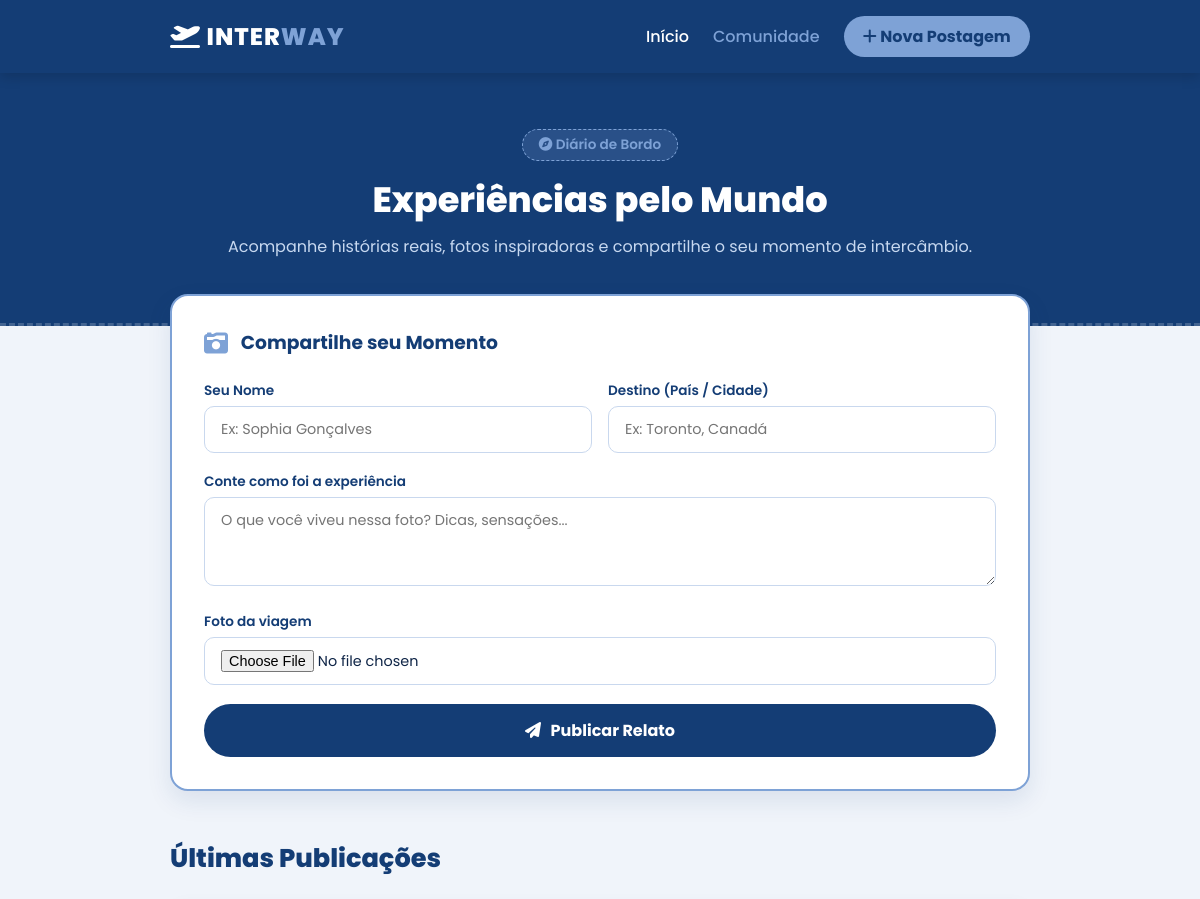
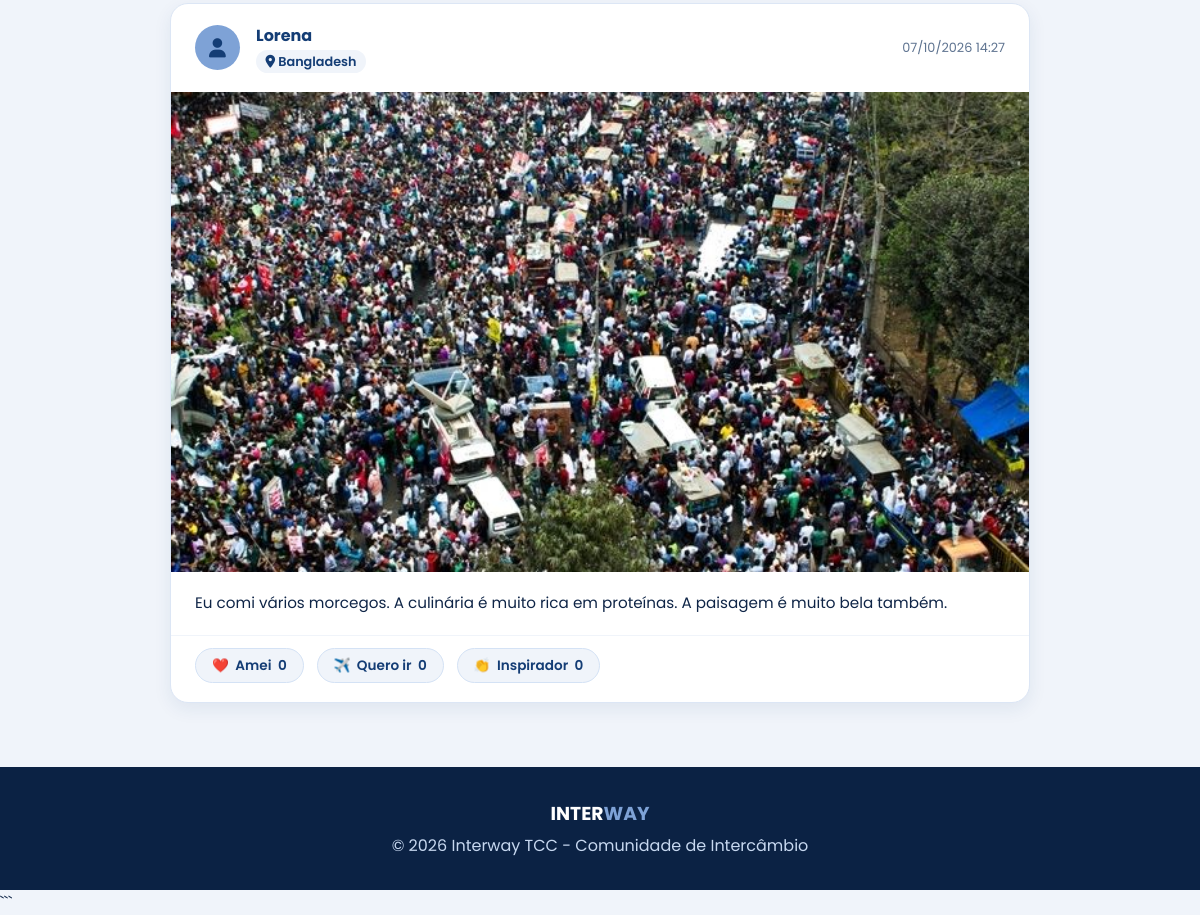
Page /frontend/blog.php on the committed database (2 pictures, top to bottom).
### tables this page shows
CREATE TABLE `publicacoes` (
  `id` int(11) NOT NULL,
  `autor` varchar(100) NOT NULL,
  `destino` varchar(150) NOT NULL,
  `legenda` text NOT NULL,
  `foto` varchar(255) DEFAULT NULL,
  `data_publicacao` timestamp NOT NULL DEFAULT current_timestamp()
);

### frontend/blog.php (the view, shortened to what this page needs)
<?php
require_once "../backend/conexao.php";
$sql = "SELECT *
        FROM publicacoes
        ORDER BY data_publicacao DESC";
$stmt = $pdo->query($sql);
$publicacoes = $stmt->fetchAll(PDO::FETCH_ASSOC);
?>
<!DOCTYPE html>
<html lang="pt-BR">
<head>
    <link
        rel="stylesheet"
        href="https://cdnjs.cloudflare.com/ajax/libs/font-awesome/6.4.0/css/all.min.css"
    >
</head>
<body>
<header class="header">
    <div class="container navbar">
        <a href="index.php" class="logo">
            <i class="fa-solid fa-plane-departure"></i>
            INTER<span>WAY</span>
        </a>
        <nav class="nav-menu">
            <a href="index.php">
                Início
            </a>
            <a href="blog.php" class="active">
                Comunidade
            </a>
            <a href="#criar-post" class="btn-nav">
                <i class="fa-solid fa-plus"></i>
                Nova Postagem
            </a>
        </nav>
    </div>
</header>
<section class="blog-banner">
    <div class="container">
        <span class="flight-badge">
            <i class="fa-solid fa-compass"></i>
            Diário de Bordo
        </span>
        <h1>
            Experiências pelo Mundo
        </h1>
        <p>
            Acompanhe histórias reais, fotos inspiradoras
            e compartilhe o seu momento de intercâmbio.
        </p>
    </div>
</section>
<main class="container blog-layout">
<section
    class="post-creator-card"
    id="criar-post"
>
    <div class="creator-header">
        <i class="fa-solid fa-camera-retro"></i>
        <h3>
            Compartilhe seu Momento
        </h3>
    </div>
    <form
        method="POST"
        enctype="multipart/form-data"
    >
        <div class="form-row">
            <div class="form-group">
                <label for="autor">
                    Seu Nome
                </label>
                <input
                    type="text"
                    id="autor"
                    name="autor"
                    placeholder="Ex: Sophia Gonçalves"
                    required
                >
            </div>
            <div class="form-group">
                <label for="destino">
                    Destino (País / Cidade)
                </label>
                <input
                    type="text"
                    id="destino"
                    name="destino"
                    placeholder="Ex: Toronto, Canadá"
                    required
                >
            </div>
        </div>
        <div class="form-group">
            <label for="legenda">
                Conte como foi a experiência
            </label>
            <textarea
                id="legenda"
                name="legenda"
                rows="3"
                placeholder="O que você viveu nessa foto? Dicas, sensações..."
                required
            ></textarea>
        </div>
        <div class="form-group">
            <label for="foto-input">
                Foto da viagem
            </label>
            <input
                type="file"
                id="foto-input"
                name="foto"
                accept="image/*"
                required
            >
        </div>
        <button
            type="submit"
            class="btn-postar"
        >
            <i class="fa-solid fa-paper-plane"></i>
            Publicar Relato
        </button>
    </form>
</section>
<section class="feed-section">
    <h2 class="feed-title">
        Últimas Publicações
    </h2>
    <div class="feed-list">
        <?php if (count($publicacoes) > 0): ?>
            <?php foreach ($publicacoes as $publicacao): ?>
                <article class="post-card">
                    <header class="post-header">
                        <div class="author-avatar">
                            <i class="fa-solid fa-user"></i>
                        </div>
                        <div class="author-info">
                            <h4>
                                <?php
                                echo htmlspecialchars(
                                    $publicacao["autor"]
                                );
                                ?>
                            </h4>
                            <span class="destination-tag">
                                <i class="fa-solid fa-location-dot"></i>
                                <?php
                                echo htmlspecialchars(
                                    $publicacao["destino"]
                                );
                                ?>
                            </span>
                        </div>
                        <span class="post-time">
                            <?php
                            echo date(
                                "d/m/Y H:i",
                                strtotime(
                                    $publicacao["data_publicacao"]
                                )
                            );
                            ?>
                        </span>
                    </header>
                    <?php if (!empty($publicacao["foto"])): ?>
                        <div class="post-image-box">
                            <img
                                src="<?php
                                echo htmlspecialchars(
                                    $publicacao["foto"]
                                );
                                ?>"
                                alt="Foto da viagem"
                            >
                        </div>
                    <?php endif; ?>
                    <div class="post-content">
                        <p>
                            <?php
                            echo nl2br(
                                htmlspecialchars(
                                    $publicacao["legenda"]
                                )
                            );
                            ?>
                        </p>
                    </div>
                    <footer class="reactions-bar">
                        <button
                            type="button"
                            class="reaction-btn"
                            onclick="reagir(this)"
                        >
                            <span>
                                ❤️
                            </span>
                            <span>
                                Amei
                            </span>
                            <span class="count">
                                0
                            </span>
                        </button>
                        <button
                            type="button"
                            class="reaction-btn"
                            onclick="reagir(this)"
                        >
                            <span>
                                ✈️
                            </span>
                            <span>
                                Quero ir
                            </span>
                            <span class="count">
                                0
                            </span>
                        </button>
                        <button
                            type="button"
                            class="reaction-btn"
                            onclick="reagir(this)"
                        >
                            <span>
                                👏
                            </span>
                            <span>
                                Inspirador
                            </span>
                            <span class="count">
                                0
                            </span>
                        </button>
                    </footer>
                </article>
            <?php endforeach; ?>
        <?php endif; ?>
    </div>
</section>
</main>
<footer class="footer">
    <div class="container">
        <h3>
            INTER<span>WAY</span>
        </h3>
        <p>
            &copy; 2026 Interway TCC -
            Comunidade de Intercâmbio
        </p>
    </div>
</footer>
</body>
</html>

### rows in the picture
publicacoes: autor "Lorena", destino "Bangladesh", data_publicacao "07/10/2026 14:27", foto (picture), legenda "Eu comi vários morcegos. A culinária é muito rica em proteínas. A paisagem é muito bela também."
